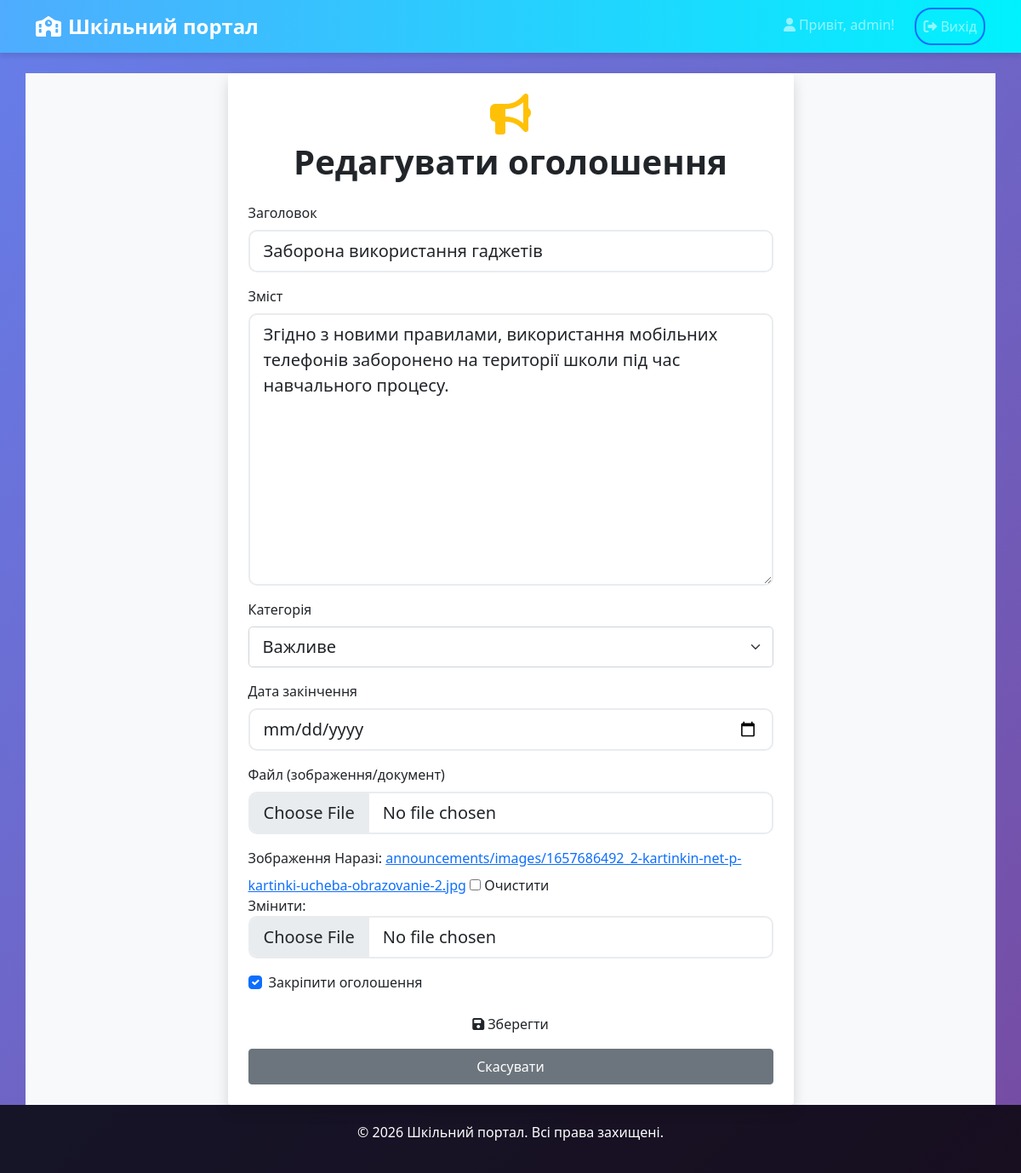
The page /announcements/32/edit/ (signed in) on the database its author committed.
### announcements/models.py (models this page shows, shortened)
class Announcement(models.Model):
    title = models.CharField(max_length=200)
    content = models.TextField()
    category = models.ForeignKey(Category, on_delete=models.CASCADE)
    author = models.ForeignKey(User, on_delete=models.CASCADE)
    created_at = models.DateTimeField(auto_now_add=True)
    updated_at = models.DateTimeField(auto_now=True)
    end_date = models.DateField(null=True, blank=True)
    is_pinned = models.BooleanField(default=False)
    file = models.FileField(upload_to='announcements/', blank=True, null=True)
    image = models.ImageField(upload_to='announcements/images/', blank=True, null=True, verbose_name='Зображення')
    class Meta:
        ordering = ['-is_pinned', '-created_at']

### announcements/views.py (the view)
# urls.py: path('<int:pk>/edit/', views.announcement_edit, name='announcement_edit'),
@login_required
def announcement_edit(request, pk):
    announcement = get_object_or_404(Announcement, pk=pk)
    if not request.user.groups.filter(name='Admin').exists() or announcement.author != request.user:
        return redirect('announcement_list')
    if request.method == 'POST':
        form = AnnouncementForm(request.POST, request.FILES, instance=announcement)
        if form.is_valid():
            form.save()
            return redirect('announcement_list')
    else:
        form = AnnouncementForm(instance=announcement)
    return render(request, 'announcements/form.html', {'form': form, 'title': 'Редагувати оголошення'})

### announcements/forms.py
class AnnouncementForm(forms.ModelForm):
    class Meta:
        model = Announcement
        fields = ['title', 'content', 'category', 'end_date', 'is_pinned', 'file', 'image']
        widgets = {
            'end_date': forms.DateInput(attrs={'type': 'date'}),
        }

### announcements/models.py (called while the page is built)
    def __str__(self):
        return self.name

### announcements/templatetags/form_tags.py (called while the page is built)
@register.filter(name='add_class')
def add_class(field, css):
    return field.as_widget(attrs={**field.field.widget.attrs, 'class': css})

### announcements/templates/announcements/form.html (shortened to what this page needs)
{% extends 'announcements/base.html' %}
{% block content %}
{% load form_tags %}
<div class="row justify-content-center align-items-center min-vh-100 bg-light">
    <div class="col-md-8 col-lg-7 p-4 shadow rounded bg-white animate__animated animate__fadeIn">
        <div class="text-center mb-4">
            <i class="fas fa-bullhorn fa-3x text-warning mb-2"></i>
            <h1 class="fw-bold">{{ title }}</h1>
        </div>
        <form method="post" enctype="multipart/form-data" class="needs-validation" novalidate>
            <div class="mb-3">
                <label for="{{ form.title.id_for_label }}" class="form-label">Заголовок</label>
                {{ form.title|add_class:'form-control form-control-lg' }}
            </div>
            <div class="mb-3">
                <label for="{{ form.content.id_for_label }}" class="form-label">Зміст</label>
                {{ form.content|add_class:'form-control form-control-lg' }}
            </div>
            <div class="mb-3">
                <label for="{{ form.category.id_for_label }}" class="form-label">Категорія</label>
                {{ form.category|add_class:'form-select form-select-lg' }}
            </div>
            <div class="mb-3">
                <label for="{{ form.end_date.id_for_label }}" class="form-label">Дата закінчення</label>
                {{ form.end_date|add_class:'form-control form-control-lg' }}
            </div>
            <div class="mb-3">
                <label for="{{ form.file.id_for_label }}" class="form-label">Файл (зображення/документ)</label>
                {{ form.file|add_class:'form-control form-control-lg' }}
            </div>
            <div class="mb-3">
                <label for="{{ form.image.id_for_label }}" class="form-label">Зображення</label>
                {{ form.image|add_class:'form-control form-control-lg' }}
            </div>
            <div class="mb-3 form-check">
                {{ form.is_pinned|add_class:'form-check-input' }}
                <label for="{{ form.is_pinned.id_for_label }}" class="form-check-label">Закріпити оголошення</label>
            </div>
            <button type="submit" class="btn btn-gradient w-100 py-2 mb-2">
                <i class="fas fa-save me-1"></i>Зберегти
            </button>
            <a href="{% url 'announcement_list' %}" class="btn btn-secondary w-100 py-2">Скасувати</a>
        </form>
    </div>
</div>
{% endblock %}

### announcements/templates/announcements/base.html (shortened to what this page needs)
<!DOCTYPE html>
<html lang="uk">
<head>
    {% load static %}
    <link href="https://cdn.jsdelivr.net/npm/bootstrap@5.1.3/dist/css/bootstrap.min.css" rel="stylesheet">
    <link rel="stylesheet" href="https://cdnjs.cloudflare.com/ajax/libs/font-awesome/6.0.0/css/all.min.css">
    <link rel="stylesheet" href="{% static 'announcements/css/style.css' %}">
</head>
<body>
    <nav class="navbar navbar-expand-lg navbar-dark bg-primary">
        <div class="container">
            <a class="navbar-brand" href="{% url 'announcement_list' %}">
                <i class="fas fa-school me-2"></i>Шкільний портал
            </a>
            <div class="collapse navbar-collapse" id="navbarNav">
                <div class="navbar-nav ms-auto">
                    {% if user.is_authenticated %}
                        <span class="navbar-text me-3">
                            <i class="fas fa-user me-1"></i>Привіт, {{ user.username }}!
                        </span>
                        <form method="post" action="{% url 'logout' %}" style="display:inline;">
                            <button type="submit" class="nav-link btn btn-outline-primary ms-2">
                                <i class="fas fa-sign-out-alt me-1"></i>Вихід
                            </button>
                        </form>
                    {% endif %}
                </div>
            </div>
        </div>
    </nav>
    <div class="container mt-4">
        {% block content %}{% endblock %}
    </div>
    <footer class="footer mt-auto">
        <div class="container text-center">
            <p>&copy; 2026 Шкільний портал. Всі права захищені.</p>
        </div>
    </footer>

### static/announcements/css/style.css (style rules this page uses)
body { background: linear-gradient(135deg, #667eea 0%, #764ba2 100%); min-height: 100vh; font-family: 'Segoe UI', Tahoma, Geneva, Verdana, sans-serif; }
.navbar { background: linear-gradient(90deg, #4facfe 0%, #00f2fe 100%) !important; box-shadow: 0 4px 6px rgba(0, 0, 0, 0.1); }
.navbar-brand { font-weight: bold; font-size: 1.5rem; }
.btn-outline-primary { border-radius: 20px; border-width: 2px; transition: all 0.3s ease; }
.form-control { border-radius: 10px; border: 2px solid #e9ecef; transition: border-color 0.3s ease; }
.footer { background: rgba(0, 0, 0, 0.8); color: white; padding: 20px 0; margin-top: 50px; }

### rows shown on the page
Announcement: title "Заборона використання гаджетів", content "Згідно з новими правилами, використання мобільних телефонів заборонено на території школи під час навчального процесу.", category "Важливе", is_pinned "☑"

### other values the page prints
{{ user.username }} "admin"
{{ title }} "Редагувати оголошення"
